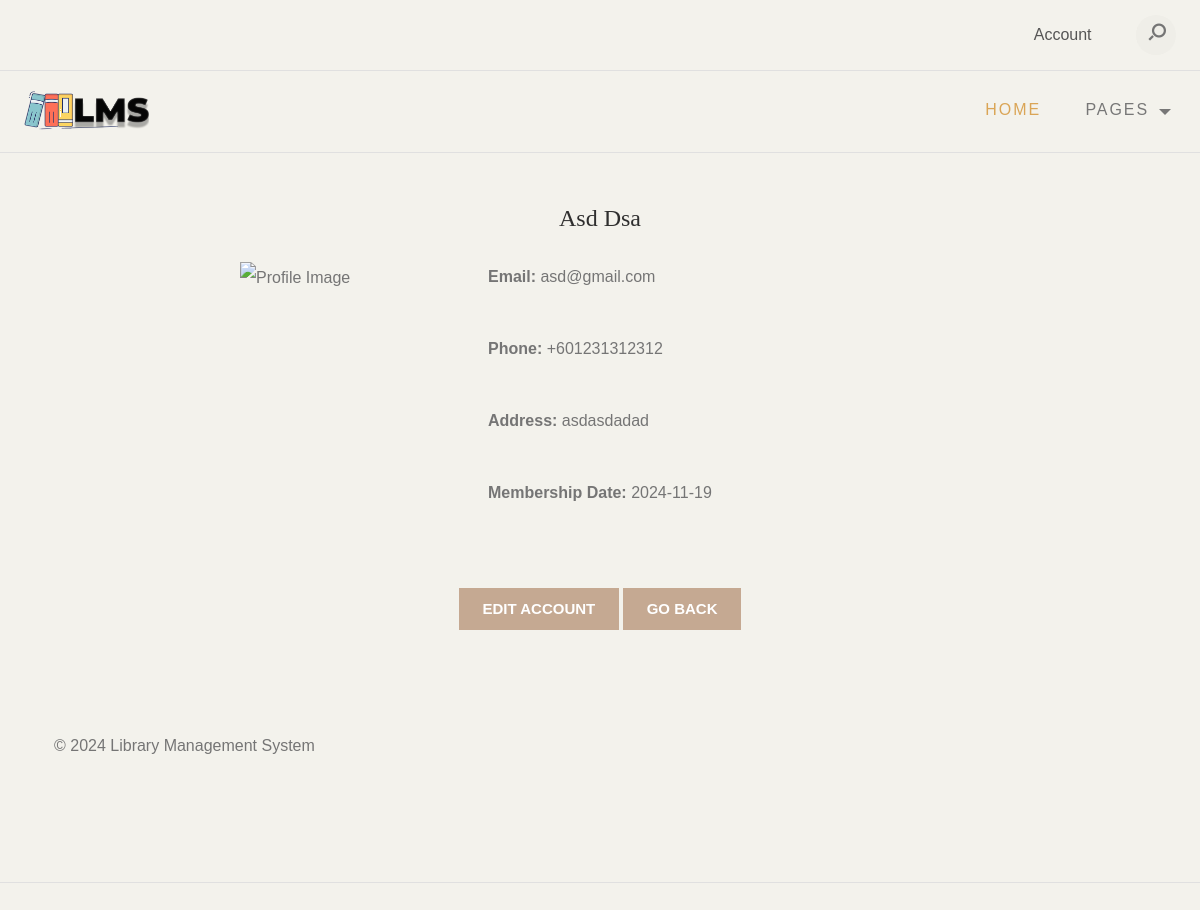
/account.php?UserID=14, run on the app's committed database.
### tables this page shows
CREATE TABLE `users` (
  `UserID` int(11) NOT NULL,
  `FirstName` varchar(100) DEFAULT NULL,
  `LastName` varchar(100) DEFAULT NULL,
  `Password` varchar(255) DEFAULT NULL,
  `Email` varchar(100) DEFAULT NULL,
  `Phone` varchar(15) DEFAULT NULL,
  `Address` varchar(255) DEFAULT NULL,
  `MembershipDate` date DEFAULT NULL,
  `Permission` varchar(15) NOT NULL,
  `Image` varchar(255) DEFAULT NULL
);

### account.php (the view, shortened to what this page needs)
<?php
include_once("database/db.php");
if (isset($_GET['UserID'])) {
    $UserID = $_GET['UserID'];
    $queryUserDetails = "SELECT *, CONCAT(FirstName, ' ', LastName) AS FullName FROM users WHERE UserID = ?";
    $stmt = $conn->prepare($queryUserDetails);
    $stmt->bind_param("i", $UserID);
    $stmt->execute();
    $resultUser = $stmt->get_result();
    if ($resultUser->num_rows > 0) {
        $user = $resultUser->fetch_assoc();
    } else {
        echo "<script>alert('User not found'); window.location.href='index.php';</script>";
        exit();
    }
} else {
    echo "<script>alert('Invalid UserID'); window.location.href='index.php';</script>";
    exit();
}
?>
<!DOCTYPE html>
<html lang="en">
<head>
	<link href="https://cdn.jsdelivr.net/npm/bootstrap@5.3.1/dist/css/bootstrap.min.css" rel="stylesheet"
>
	<link rel="stylesheet" type="text/css" href="css/normalize.css">
	<link rel="stylesheet" type="text/css" href="icomoon/icomoon.css">
	<link rel="stylesheet" type="text/css" href="css/vendor.css">
	<link rel="stylesheet" type="text/css" href="style.css">
</head>
<body data-bs-spy="scroll" data-bs-target="#header" tabindex="0">
	<?php include "header.php"; ?>
    <div class="container mt-4">
        <div class="row">
            <div class="col-md-8 offset-md-2">
                <h2 class="text-center"><?php echo htmlspecialchars($user['FullName']); ?></h2>
                <div class="user-details">
                    <div class="row">
                        <div class="col-md-4">
                            <img src="<?php echo !empty($user['Image']) ? htmlspecialchars($user['Image']) : 'db_image/default.jpg'; ?>"
                                 alt="Profile Image" class="img-fluid">
                        </div>
                        <div class="col-md-8">
                            <p><strong>Email:</strong> <?php echo htmlspecialchars($user['Email']); ?></p>
                            <p><strong>Phone:</strong> <?php echo htmlspecialchars($user['Phone']); ?></p>
                            <p><strong>Address:</strong> <?php echo htmlspecialchars($user['Address']); ?></p>
                            <p><strong>Membership Date:</strong> <?php echo htmlspecialchars($user['MembershipDate']); ?></p>
                        </div>
                    </div>
                    <div class="text-center mt-4">
                        <a href="edit_account.php?UserID=<?=$_SESSION['UserID']?>" class="btn btn-secondary">Edit Account</a>
                        <a href="index.php" class="btn btn-secondary">Go back</a>
                    </div>
                </div>
            </div>
        </div>
    </div>
	<?php include "footer.php"; ?>
</body>
</html>

### style.css (style rules this page uses)
:root { --header-height: 160px; --header-height-min: 80px; }
:root { --accent-color: #C5A992; --secondary-color: #C5A992; --dark-color: #2f2f2f; --light-color: #F3F2EC; --body-text-color: #757575; --light-text-color: #afafaf; --dark-text-color: #2f2f2f; }
:root { --body-font: "Raleway", sans-serif; --heading-font: "Prata", Georgia, serif; --secondary-font: "Playfair Display", Georgia, serif; }
:root, [data-bs-theme=light] { --heading-font: "Prata", Georgia, serif; --heading-font-weight: 400; --heading-color: var(--bs-dark); --heading-line-height: 1.1; --swiper-theme-color: var(--bs-primary); --custom-easing: cubic-bezier(.17, .67, .83, .67); --bs-body-font-family: "Raleway", arial, sans-serif; --bs-body-font-size: 0.9rem; --bs-body-font-weight: 400; --bs-body-line-height: 1.7; --bs-body-color: #333; --bs-body-color-rgb: 51, 51, 51; --bs-primary: #C5A992; --bs-primary-dark: #C5A992; --bs-secondary: #C5A992; --bs-black: #111; --bs-light: #F1F1F0; --bs-dark: #212529; --bs-gray: #949494; --bs-gray-dark: #51565b; --bs-primary-rgb: 169, 128, 115; --bs-secondary-rgb: 253, 238, 233; --bs-black-rgb: 17, 17, 17; --bs-light-rgb: 241, 241, 240; --bs-dark-rgb: 33, 37, 41; --bs-link-color: var(--bs-dark); --bs-link-color-rgb: 17, 17, 17; --bs-link-decoration: underline; --bs-link-hover-color: var(--bs-primary); --bs-link-hover-color-rgb: 169, 128, 115; }
.container, .container-fluid, .container-lg, .container-md, .container-sm, .container-xl, .container-xxl { --bs-gutter-x: 2.5rem; }
h1, h2, h3, h4, h5, h6 { color: var(--heading-color); }
a { text-decoration: none; transition: all 0.3s ease-out; }
.btn { --bs-btn-border-radius: 0; }
.container, .container-fluid, .container-lg, .container-md, .container-sm, .container-xl, .container-xxl { --bs-gutter-x: 3rem; }
*, *::before, *::after { -webkit-box-sizing: border-box; -moz-box-sizing: border-box; box-sizing: border-box; }
html { box-sizing: border-box; }
body { font-family: var(--body-font); font-size: 16px; line-height: 2; color: var(--body-text-color); background-color: var(--light-color); }
a { color: var(--accent-color); transition: 0.3s color ease-out; }
img { display: inline-block; border: 0; max-width: 100%; height: auto; vertical-align: middle; }
h1, .h1, h2, .h2, h3, .h3, h4, .h4, h5, .h5, h6, .h6 { font-family: var(--heading-font); line-height: 1.2; color: var(--dark-color); }
h1, h2, h3 { margin: 25px 0; text-transform: capitalize; }
h2, .h2 { font-size: 1.5em; line-height: 1.4; }
p { margin: 0 0 20px 0; }
::placeholder { color: #999; }
.container::after, .row::after, .clearfix::after { display: block; clear: both; content: ""; }
.text-center { text-align: center; }
pre, blockquote, dl, figure, table, p, ul, ol, form { margin-bottom: 2.5rem; }
a.btn, input[type="button"], input[type="submit"], input[type="reset"], input[type="file"], button { background-image: none; background: var(--accent-color); text-decoration: none !important; display: inline-block; position: relative; border: 1px solid transparent; border-radius: 0; padding: 0.75em 1.5em; margin-top: 15px; font-size: 15px; font-weight: bold; line-height: normal; text-align: center; text-transform: uppercase; color: #fff; z-index: 1; cursor: pointer; white-space: nowrap; vertical-align: middle; -webkit-transition: all 0.3s ease-in; transition: all 0.3s ease-in; -ms-touch-action: manipulation; touch-action: manipulation; -webkit-user-select: none; -moz-user-select: none; -ms-user-select: none; user-select: none; }
.btn:last-child { margin-right: 0; }

### data on the page
users: Email "asd@gmail.com", Phone "+601231312312", Address "asdasdadad", MembershipDate "2024-11-19"

### other printed values
$user['FullName'] "Asd Dsa"
